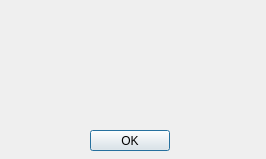
<?xml version="1.0" encoding="UTF-8"?>
<ui version="4.0">
 <class>ErrorBox</class>
 <widget class="QDialog" name="ErrorBox">
  <property name="geometry">
   <rect>
    <x>0</x>
    <y>0</y>
    <width>266</width>
    <height>159</height>
   </rect>
  </property>
  <property name="windowTitle">
   <string>Error</string>
  </property>
  <widget class="QLabel" name="errorLabel">
   <property name="geometry">
    <rect>
     <x>40</x>
     <y>20</y>
     <width>181</width>
     <height>81</height>
    </rect>
   </property>
   <property name="text">
    <string/>
   </property>
  </widget>
  <widget class="QPushButton" name="okButton">
   <property name="geometry">
    <rect>
     <x>90</x>
     <y>130</y>
     <width>80</width>
     <height>21</height>
    </rect>
   </property>
   <property name="text">
    <string>OK</string>
   </property>
  </widget>
 </widget>
 <resources/>
 <connections/>
</ui>
